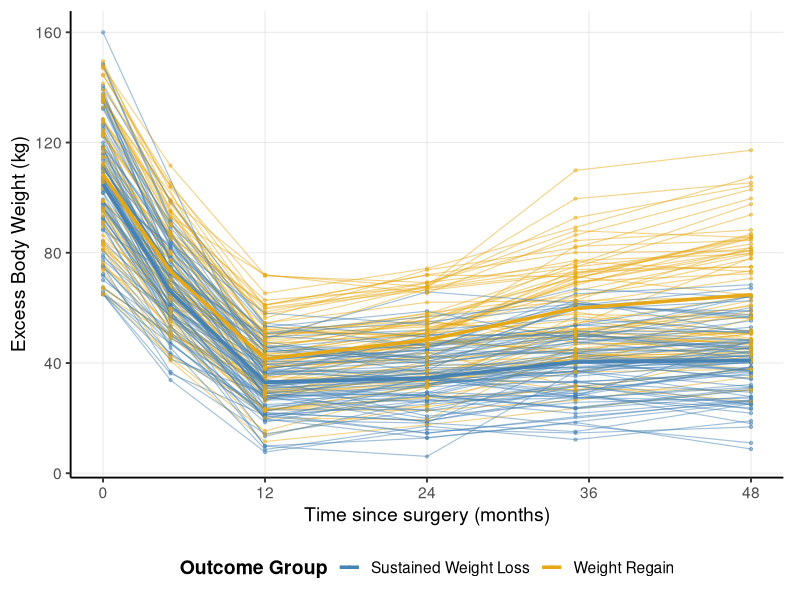

R code for this plot:
library(ggplot2)
library(dplyr)

# ── Load data ──────────────────────────────────────────────────────────────────
df = read.csv("data.csv", stringsAsFactors = FALSE)

df$group = factor(df$group, levels = c("SWL", "RGN"))

# ── Colors ─────────────────────────────────────────────────────────────────────
# Steel blue for Sustained Weight Loss; gold/amber for Weight Regain
group_colors = c(
  "SWL" = "#4682B4",   # steel blue
  "RGN" = "#E6A817"    # gold / amber
)

# ── Group mean trajectory ──────────────────────────────────────────────────────
df_mean = df |>
  group_by(group, time_months) |>
  summarise(ebw_kg = mean(ebw_kg), .groups = "drop")

# ── Plot ───────────────────────────────────────────────────────────────────────
p = ggplot(df, aes(x = time_months, y = ebw_kg, color = group)) +

  # Individual spaghetti lines
  geom_line(
    aes(group = subject_id),
    linewidth = 0.4,
    alpha     = 0.5
  ) +

  # Individual subject points (small, semi-transparent)
  geom_point(size = 0.8, alpha = 0.45) +

  # Group mean trajectory on top
  stat_summary(
    fun      = mean,
    geom     = "line",
    linewidth = 1.2,
    alpha    = 1.0
  ) +

  # Axis labels and legend title
  scale_x_continuous(
    name   = "Time since surgery (months)",
    breaks = c(0, 12, 24, 36, 48)
  ) +
  scale_y_continuous(name = "Excess Body Weight (kg)") +

  scale_color_manual(
    values = group_colors,
    labels = c(
      "SWL" = "Sustained Weight Loss",
      "RGN" = "Weight Regain"
    ),
    name = "Outcome Group"
  ) +

  theme_classic(base_size = 14) +
  theme(
    legend.position   = "bottom",
    legend.title      = element_text(face = "bold"),
    panel.grid.major  = element_line(color = "grey90", linewidth = 0.3),
    plot.margin       = margin(8, 12, 8, 8)
  )

# ── Save ───────────────────────────────────────────────────────────────────────
ggsave("plot.png", p, width = 6, height = 5, dpi = 800)
message("Saved plot.png")
